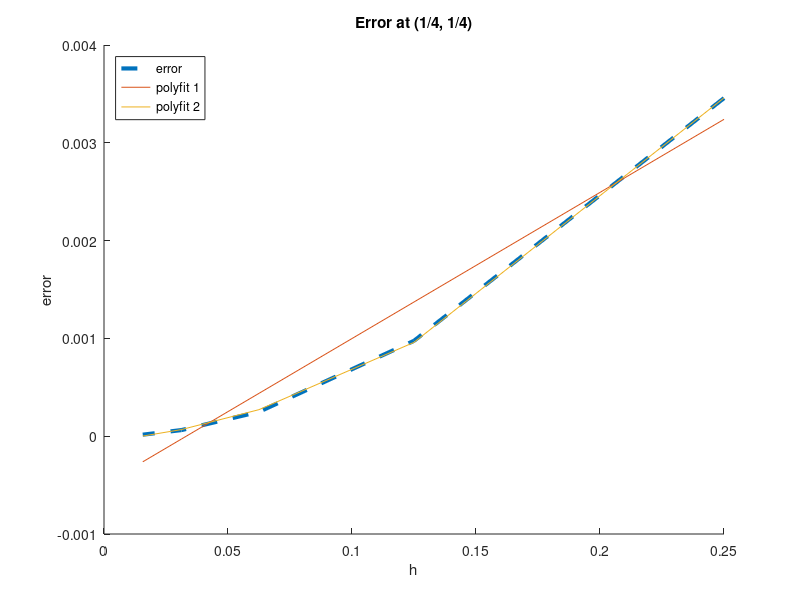

The MATLAB script that drew this image:
%LAPLACE EQUATION BY FINITE DIFFERENCE

clear all;
close all;

%Analytic Solution 
v = 0;
for m=1:2:801 %(infinity) 
    v = v + 4*sin(m*pi/4)*sinh(m*pi/4)/(m*pi*sinh(m*pi));
end
disp(v);

%initialize h values 
h = [1/4 1/8 1/16 1/32 1/64];
error = zeros(length(h),1);

%iterate over different h values 
for i=1:length(h)
    %Calculate N 
    N = 1/h(i) - 1;
    
    %Create the matrix to plot with initial Dirichlet B.C.s 
    uplot = zeros(N+2, N+2);
    uplot(N+2, :) = 1; %initial condition
    
    %Create b matrix for when v(x,1)=1
    b = zeros(N,N);
    b(N,:) = -1/h(i)^2; 
    b = reshape(b, [], 1);
    
    %initialize matrices to build A matrix
    T = diag(4*ones(N,1)) + diag(-1*ones(N-1,1), -1) + diag(-1*ones(N-1,1), 1);
    
    %Create A matrix 
    A = T;  
    for j=1:N-1
        A = blkdiag(A, T); %This will make T along the whole diag 
    end
    %Add -1's on the Nth and -Nth diagonals
    A = (-1/h(i)^2)*(A + diag(-1*ones(N*N-N,1),-N) + diag(-1*ones(N*N-N,1),N));
    
    %calculate u
    u = A\b;
    
    %Change uplot with calculated u values 
    uplot(2:N+1,2:N+1) = reshape(u, [N,N]);
    
%     %plot 
%     figure 
%     [X,Y] = meshgrid(0:h(i):1); %Create the x and y boundaries 
%     surf(X,Y,uplot);
%     title(['Laplace Equation Surface Plot where h=', num2str(h(i))]);
%     xlabel('x');
%     ylabel('y');
%     zlabel('v');
%     
%     figure 
%     contour(X,Y,uplot);
%     title(['Laplace Equation Contour Plot where h=', num2str(h(i))]);
    
    %calculate the error 
    error(i) = abs(v - uplot((N+1)/4+1,(N+1)/4+1));
end
%plot the error 
figure 
hold on
plot(h, error, '--','linewidth', 3);
title('Error at (1/4, 1/4)');
xlabel('h');
ylabel('error');

coefs = polyfit(h, error', 1);
plot(h, polyval(coefs,h));

coefs = polyfit(h, error', 2);
plot(h, polyval(coefs,h));

legend({'error', 'polyfit 1', 'polyfit 2', 'polyfit 3'}, 'location', 'northwest');

